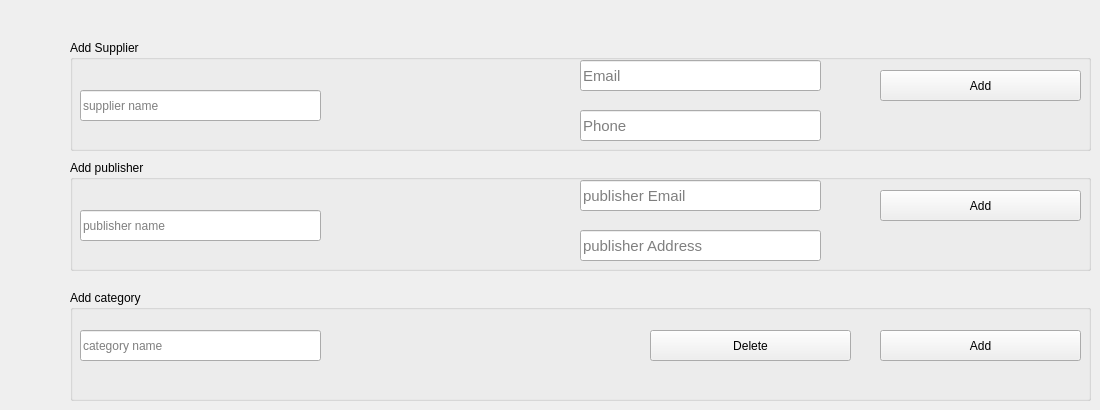
      <widget class="QWidget" name="tab_14">
       <property name="styleSheet">
        <string notr="true">font: 11pt &quot;MS Shell Dlg 2&quot;;</string>
       </property>
       <attribute name="title">
        <string>Add Data</string>
       </attribute>
       <widget class="QGroupBox" name="groupBox_2">
        <property name="geometry">
         <rect>
          <x>70</x>
          <y>160</y>
          <width>1021</width>
          <height>111</height>
         </rect>
        </property>
        <property name="title">
         <string>Add publisher</string>
        </property>
        <widget class="QLineEdit" name="lineEdit_24">
         <property name="geometry">
          <rect>
           <x>10</x>
           <y>50</y>
           <width>241</width>
           <height>31</height>
          </rect>
         </property>
         <property name="placeholderText">
          <string>publisher name</string>
         </property>
        </widget>
        <widget class="QLineEdit" name="lineEdit_26">
         <property name="geometry">
          <rect>
           <x>510</x>
           <y>20</y>
           <width>241</width>
           <height>31</height>
          </rect>
         </property>
         <property name="font">
          <font>
           <family>MS Shell Dlg 2</family>
           <pointsize>11</pointsize>
           <weight>50</weight>
           <italic>false</italic>
           <bold>false</bold>
          </font>
         </property>
         <property name="placeholderText">
          <string>publisher Email</string>
         </property>
        </widget>
        <widget class="QPushButton" name="pushButton_20">
         <property name="geometry">
          <rect>
           <x>810</x>
           <y>30</y>
           <width>201</width>
           <height>31</height>
          </rect>
         </property>
         <property name="text">
          <string>Add</string>
         </property>
        </widget>
        <widget class="QLineEdit" name="lineEdit_51">
         <property name="geometry">
          <rect>
           <x>510</x>
           <y>70</y>
           <width>241</width>
           <height>31</height>
          </rect>
         </property>
         <property name="font">
          <font>
           <family>MS Shell Dlg 2</family>
           <pointsize>11</pointsize>
           <weight>50</weight>
           <italic>false</italic>
           <bold>false</bold>
          </font>
         </property>
         <property name="placeholderText">
          <string>publisher Address</string>
         </property>
        </widget>
       </widget>
       <widget class="QGroupBox" name="groupBox_4">
        <property name="geometry">
         <rect>
          <x>70</x>
          <y>290</y>
          <width>1021</width>
          <height>111</height>
         </rect>
        </property>
        <property name="title">
         <string>Add category</string>
        </property>
        <widget class="QLineEdit" name="lineEdit_28">
         <property name="geometry">
          <rect>
           <x>10</x>
           <y>40</y>
           <width>241</width>
           <height>31</height>
          </rect>
         </property>
         <property name="placeholderText">
          <string>category name</string>
         </property>
        </widget>
        <widget class="QPushButton" name="pushButton_22">
         <property name="geometry">
          <rect>
           <x>810</x>
           <y>40</y>
           <width>201</width>
           <height>31</height>
          </rect>
         </property>
         <property name="text">
          <string>Add</string>
         </property>
        </widget>
        <widget class="QPushButton" name="pushButton_27">
         <property name="geometry">
          <rect>
           <x>580</x>
           <y>40</y>
           <width>201</width>
           <height>31</height>
          </rect>
         </property>
         <property name="text">
          <string>Delete</string>
         </property>
        </widget>
       </widget>
       <widget class="QGroupBox" name="groupBox_7">
        <property name="geometry">
         <rect>
          <x>70</x>
          <y>40</y>
          <width>1021</width>
          <height>111</height>
         </rect>
        </property>
        <property name="title">
         <string>Add Supplier</string>
        </property>
        <widget class="QLineEdit" name="lineEdit_32">
         <property name="geometry">
          <rect>
           <x>10</x>
           <y>50</y>
           <width>241</width>
           <height>31</height>
          </rect>
         </property>
         <property name="placeholderText">
          <string>supplier name</string>
         </property>
        </widget>
        <widget class="QPushButton" name="pushButton_23">
         <property name="geometry">
          <rect>
           <x>810</x>
           <y>30</y>
           <width>201</width>
           <height>31</height>
          </rect>
         </property>
         <property name="text">
          <string>Add</string>
         </property>
        </widget>
        <widget class="QLineEdit" name="lineEdit_33">
         <property name="geometry">
          <rect>
           <x>510</x>
           <y>20</y>
           <width>241</width>
           <height>31</height>
          </rect>
         </property>
         <property name="font">
          <font>
           <family>MS Shell Dlg 2</family>
           <pointsize>11</pointsize>
           <weight>50</weight>
           <italic>false</italic>
           <bold>false</bold>
          </font>
         </property>
         <property name="placeholderText">
          <string>Email</string>
         </property>
        </widget>
        <widget class="QLineEdit" name="lineEdit_48">
         <property name="geometry">
          <rect>
           <x>510</x>
           <y>70</y>
           <width>241</width>
           <height>31</height>
          </rect>
         </property>
         <property name="font">
          <font>
           <family>MS Shell Dlg 2</family>
           <pointsize>11</pointsize>
           <weight>50</weight>
           <italic>false</italic>
           <bold>false</bold>
          </font>
         </property>
         <property name="placeholderText">
          <string>Phone</string>
         </property>
        </widget>
       </widget>
      </widget>
